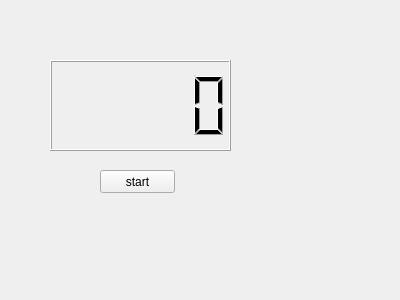
<?xml version="1.0" encoding="UTF-8"?>
<ui version="4.0">
 <class>MyWidget</class>
 <widget class="QWidget" name="MyWidget">
  <property name="geometry">
   <rect>
    <x>0</x>
    <y>0</y>
    <width>400</width>
    <height>300</height>
   </rect>
  </property>
  <property name="windowTitle">
   <string>MyWidget</string>
  </property>
  <widget class="QLCDNumber" name="lcdNumber">
   <property name="geometry">
    <rect>
     <x>50</x>
     <y>60</y>
     <width>181</width>
     <height>91</height>
    </rect>
   </property>
  </widget>
  <widget class="QPushButton" name="pushButton">
   <property name="geometry">
    <rect>
     <x>100</x>
     <y>170</y>
     <width>75</width>
     <height>23</height>
    </rect>
   </property>
   <property name="text">
    <string>start</string>
   </property>
  </widget>
 </widget>
 <layoutdefault spacing="6" margin="11"/>
 <resources/>
 <connections/>
</ui>
